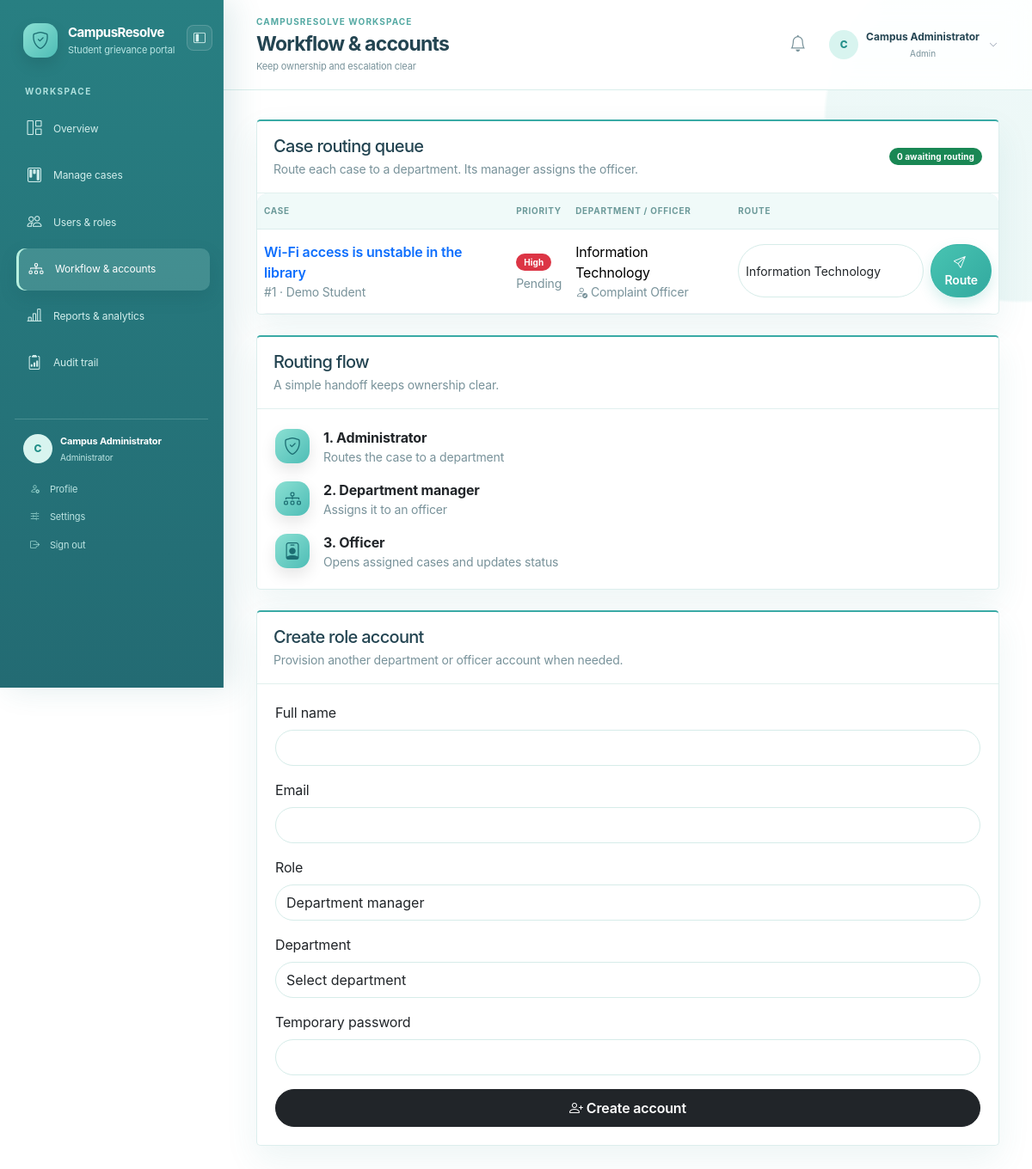
/admin_assignments.php (signed in), run on the app's committed database.
### tables this page shows
CREATE TABLE IF NOT EXISTS `complaints` (
  `id` INT AUTO_INCREMENT PRIMARY KEY,
  `user_id` INT NOT NULL,
  `department_id` INT DEFAULT NULL,
  `officer_id` INT DEFAULT NULL,
  `subject` VARCHAR(200) NOT NULL,
  `category` VARCHAR(100) NOT NULL,
  `priority` ENUM('Low','Medium','High','Critical') NOT NULL DEFAULT 'Medium',
  `description` TEXT NOT NULL,
  `status` ENUM('Pending','In Progress','Resolved','Rejected') NOT NULL DEFAULT 'Pending',
  `admin_remarks` TEXT DEFAULT NULL,
  `department_remarks` TEXT DEFAULT NULL,
  `officer_remarks` TEXT DEFAULT NULL,
  `resolved_at` TIMESTAMP NULL DEFAULT NULL,
  `created_at` TIMESTAMP DEFAULT CURRENT_TIMESTAMP,
  CONSTRAINT `fk_complaints_user` FOREIGN KEY (`user_id`) REFERENCES `users`(`id`) ON DELETE CASCADE,
  CONSTRAINT `fk_complaints_department` FOREIGN KEY (`department_id`) REFERENCES `departments`(`id`) ON DELETE SET NULL,
  CONSTRAINT `fk_complaints_officer` FOREIGN KEY (`officer_id`) REFERENCES `users`(`id`) ON DELETE SET NULL,
  INDEX `idx_complaints_status` (`status`), INDEX `idx_complaints_department` (`department_id`), INDEX `idx_complaints_officer` (`officer_id`),
  INDEX `idx_complaints_created_at` (`created_at`), INDEX `idx_complaints_user_created` (`user_id`, `created_at`), INDEX `idx_complaints_department_created` (`department_id`, `created_at`), INDEX `idx_complaints_officer_created` (`officer_id`, `created_at`)
);

CREATE TABLE IF NOT EXISTS `users` (
  `id` INT AUTO_INCREMENT PRIMARY KEY,
  `full_name` VARCHAR(100) NOT NULL,
  `email` VARCHAR(150) NOT NULL UNIQUE,
  `password` VARCHAR(255) NOT NULL,
  `role` ENUM('user','admin','department','officer') NOT NULL DEFAULT 'user',
  `department_id` INT DEFAULT NULL,
  `is_active` TINYINT(1) NOT NULL DEFAULT 1,
  `created_at` TIMESTAMP DEFAULT CURRENT_TIMESTAMP,
  CONSTRAINT `fk_users_department` FOREIGN KEY (`department_id`) REFERENCES `departments`(`id`) ON DELETE SET NULL,
  INDEX `idx_users_role_active` (`role`, `is_active`)
);

CREATE TABLE IF NOT EXISTS `departments` (
  `id` INT AUTO_INCREMENT PRIMARY KEY,
  `name` VARCHAR(120) NOT NULL UNIQUE,
  `description` VARCHAR(255) DEFAULT NULL,
  `is_active` TINYINT(1) NOT NULL DEFAULT 1,
  `created_at` TIMESTAMP DEFAULT CURRENT_TIMESTAMP
);

### admin_assignments.php (the view, shortened to what this page needs)
<?php
require_once __DIR__ . '/config.php';
$departments = [];
$departmentResult = $conn->query('SELECT id, name FROM departments WHERE is_active = 1 ORDER BY name');
if ($departmentResult) $departments = $departmentResult->fetch_all(MYSQLI_ASSOC);
$complaints = [];
$complaintResult = $conn->query("SELECT c.id, c.reference_no, c.subject, c.status, c.priority, c.department_id, c.created_at,
    u.full_name AS user_name, d.name AS department_name, o.full_name AS officer_name
    FROM complaints c
    JOIN users u ON u.id = c.user_id
    LEFT JOIN departments d ON d.id = c.department_id
    LEFT JOIN users o ON o.id = c.officer_id
    ORDER BY (c.department_id IS NULL) DESC, c.created_at DESC
    LIMIT 100");
if ($complaintResult) $complaints = $complaintResult->fetch_all(MYSQLI_ASSOC);
$pendingCount = 0;
?>
<!doctype html>
<html lang="en">
<head>
    <link href="https://cdn.jsdelivr.net/npm/bootstrap@5.3.3/dist/css/bootstrap.min.css" rel="stylesheet">
    <link href="https://cdn.jsdelivr.net/npm/bootstrap-icons@1.11.3/font/bootstrap-icons.css" rel="stylesheet">
    <link rel="stylesheet" href="assets/css/style.css?v=sidebar-collapse-20260922-1">
</head>
<body class="role-layout role-admin">
<div class="d-flex min-vh-100">
    <?php include 'includes/sidebar.php'; ?>
    <div class="flex-grow-1">
        <?php include 'includes/topbar.php'; ?>
        <main class="p-4">
            <div class="row g-4 align-items-start">
                <div class="col-12 col-xxl-8">
                    <section class="card h-100">
                        <div class="card-header d-flex flex-wrap align-items-center justify-content-between gap-2">
                            <div><h2 class="h5 mb-1">Case routing queue</h2><p class="small text-muted mb-0">Route each case to a department. Its manager assigns the officer.</p></div>
                            <span class="badge rounded-pill text-bg-<?= $pendingCount ? 'warning' : 'success' ?>"><?= $pendingCount ?> awaiting routing</span>
                        </div>
                        <div class="card-body p-0">
                            <div class="table-responsive">
                                <table class="table align-middle mb-0">
                                    <thead><tr><th>Case</th><th>Priority</th><th>Department / officer</th><th>Route</th></tr></thead>
                                    <tbody>
                                    <?php foreach ($complaints as $case): ?>
                                        <tr>
                                            <td><a class="fw-semibold text-decoration-none" href="view_complaint.php?id=<?= (int)$case['id'] ?>"><?= htmlspecialchars($case['subject']) ?></a><div class="small text-muted"><?= htmlspecialchars($case['reference_no'] ?: ('#' . $case['id'])) ?> · <?= htmlspecialchars($case['user_name']) ?></div></td>
                                            <td><span class="badge text-bg-<?= $case['priority'] === 'High' ? 'danger' : ($case['priority'] === 'Medium' ? 'warning' : 'secondary') ?>"><?= htmlspecialchars($case['priority']) ?></span><div class="small text-muted mt-1"><?= htmlspecialchars($case['status']) ?></div></td>
                                            <td><div><?= htmlspecialchars($case['department_name'] ?: 'Unassigned') ?></div><div class="small text-muted"><i class="bi bi-person-check me-1"></i><?= htmlspecialchars($case['officer_name'] ?: 'Awaiting department assignment') ?></div></td>
                                            <td><form class="d-flex gap-2" method="post"><?= csrf_field() ?><input type="hidden" name="complaint_id" value="<?= (int)$case['id'] ?>"><select class="form-select form-select-sm" name="department_id" aria-label="Department for case" required><option value="">Select</option><?php foreach ($departments as $department): ?><option value="<?= (int)$department['id'] ?>" <?= (int)$case['department_id'] === (int)$department['id'] ? 'selected' : '' ?>><?= htmlspecialchars($department['name']) ?></option><?php endforeach; ?></select><button class="btn btn-sm btn-primary" name="assign_department" title="Route to department"><i class="bi bi-send me-1"></i>Route</button></form></td>
                                        </tr>
                                    <?php endforeach; ?>
                                    </tbody>
                                </table>
                            </div>
                        </div>
                    </section>
                </div>
                <div class="col-12 col-xxl-4">
                    <section class="card mb-4">
                        <div class="card-header"><h2 class="h5 mb-1">Routing flow</h2><p class="small text-muted mb-0">A simple handoff keeps ownership clear.</p></div>
                        <div class="card-body"><div class="d-flex flex-column gap-3"><div class="d-flex align-items-center gap-3"><span class="brand-mark"><i class="bi bi-shield-check"></i></span><div><strong>1. Administrator</strong><div class="small text-muted">Routes the case to a department</div></div></div><div class="d-flex align-items-center gap-3"><span class="brand-mark"><i class="bi bi-diagram-3"></i></span><div><strong>2. Department manager</strong><div class="small text-muted">Assigns it to an officer</div></div></div><div class="d-flex align-items-center gap-3"><span class="brand-mark"><i class="bi bi-person-badge"></i></span><div><strong>3. Officer</strong><div class="small text-muted">Opens assigned cases and updates status</div></div></div></div></div>
                    </section>
                    <section class="card">
                        <div class="card-header"><h2 class="h5 mb-1">Create role account</h2><p class="small text-muted mb-0">Provision another department or officer account when needed.</p></div>
                        <div class="card-body"><form method="post"><?= csrf_field() ?><div class="mb-3"><label class="form-label" for="full_name">Full name</label><input class="form-control" id="full_name" name="full_name" required></div><div class="mb-3"><label class="form-label" for="email">Email</label><input class="form-control" id="email" name="email" type="email" required></div><div class="mb-3"><label class="form-label" for="role">Role</label><select class="form-select" id="role" name="role" required><option value="department">Department manager</option><option value="officer">Case officer</option></select></div><div class="mb-3"><label class="form-label" for="account_department">Department</label><select class="form-select" id="account_department" name="department_id" required><option value="">Select department</option><?php foreach ($departments as $department): ?><option value="<?= (int)$department['id'] ?>"><?= htmlspecialchars($department['name']) ?></option><?php endforeach; ?></select></div><div class="mb-3"><label class="form-label" for="password">Temporary password</label><input class="form-control" id="password" name="password" type="password" minlength="8" required></div><button class="btn btn-dark w-100" name="create_account"><i class="bi bi-person-plus me-1"></i>Create account</button></form></div>
                    </section>
                </div>
            </div>
        </main>
    </div>
</div>
</body>
</html>

### data on the page
complaints: subject "Wi-Fi access is unstable in the library", reference_no+id "#1", user.full_name "Demo Student", priority "High", status "Pending", department.name "Information Technology", officer.full_name "Complaint Officer", department_id "Information Technology"

### other printed values
$label "Overview Manage cases Users & roles Workflow & accounts Reports & analytics Audit trail"
$initial "C"
$_SESSION['user_name'] "Campus Administrator"
$role_label "Administrator"
$page_title "Workflow & accounts"
$page_subtitle "Keep ownership and escalation clear"
$top_initial "C"
$top_role "Admin"
$pendingCount "0"
